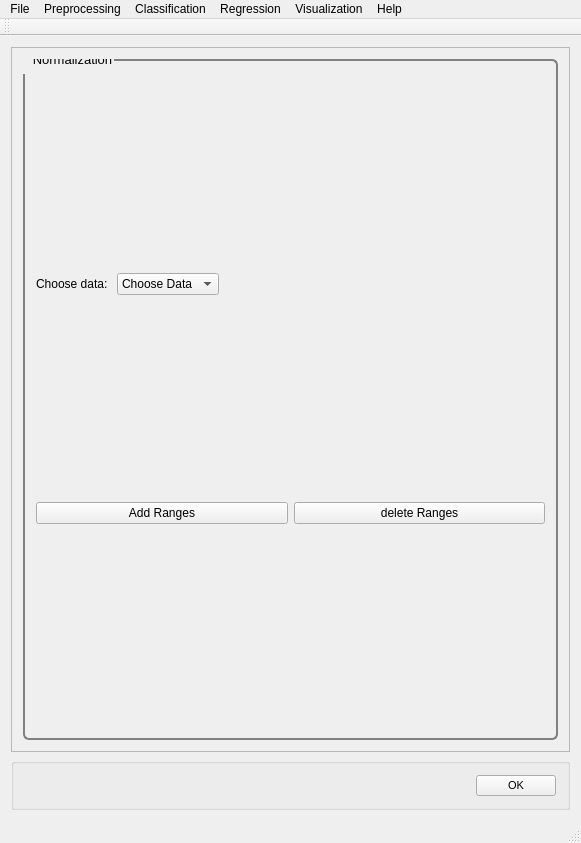
<?xml version="1.0" encoding="UTF-8"?>
<ui version="4.0">
 <class>MainWindow</class>
 <widget class="QMainWindow" name="MainWindow">
  <property name="geometry">
   <rect>
    <x>0</x>
    <y>0</y>
    <width>581</width>
    <height>843</height>
   </rect>
  </property>
  <property name="windowTitle">
   <string>PYSAT</string>
  </property>
  <widget class="QWidget" name="centralWidget">
   <layout class="QVBoxLayout" name="verticalLayout_9">
    <item>
     <widget class="QScrollArea" name="scrollArea">
      <property name="widgetResizable">
       <bool>true</bool>
      </property>
      <widget class="QWidget" name="scrollAreaWidgetContents_2">
       <property name="geometry">
        <rect>
         <x>0</x>
         <y>0</y>
         <width>561</width>
         <height>721</height>
        </rect>
       </property>
       <property name="font">
        <font>
         <pointsize>8</pointsize>
        </font>
       </property>
       <property name="styleSheet">
        <string notr="true">QGroupBox {
  border: 2px solid gray;
  border-radius: 6px;
  margin-top: 0.5em;
}

QGroupBox::title {

  padding-top: -14px;
  padding-left: 8px;
}
</string>
       </property>
       <layout class="QVBoxLayout" name="verticalLayout_8">
        <item>
         <widget class="QGroupBox" name="normalization">
          <property name="font">
           <font>
            <pointsize>10</pointsize>
           </font>
          </property>
          <property name="title">
           <string>Normalization</string>
          </property>
          <layout class="QVBoxLayout" name="verticalLayout">
           <item>
            <layout class="QHBoxLayout" name="choosedata_layout">
             <item>
              <widget class="QLabel" name="regression_choosedata_label">
               <property name="text">
                <string>Choose data: </string>
               </property>
              </widget>
             </item>
             <item>
              <widget class="QComboBox" name="regression_choosedata">
               <property name="iconSize">
                <size>
                 <width>50</width>
                 <height>20</height>
                </size>
               </property>
               <item>
                <property name="text">
                 <string>Choose Data</string>
                </property>
               </item>
               <item>
                <property name="text">
                 <string>Known Data</string>
                </property>
               </item>
              </widget>
             </item>
             <item>
              <spacer name="regression_choosedata_spacer">
               <property name="orientation">
                <enum>Qt::Horizontal</enum>
               </property>
               <property name="sizeHint" stdset="0">
                <size>
                 <width>40</width>
                 <height>20</height>
                </size>
               </property>
              </spacer>
             </item>
            </layout>
           </item>
           <item>
            <layout class="QVBoxLayout" name="all_ranges_layout"/>
           </item>
           <item>
            <layout class="QHBoxLayout" name="min_max_horizontalLayout">
             <item>
              <widget class="QPushButton" name="add_ranges_button">
               <property name="text">
                <string>Add Ranges</string>
               </property>
              </widget>
             </item>
             <item>
              <widget class="QPushButton" name="add_ranges_button_2">
               <property name="text">
                <string>delete Ranges</string>
               </property>
              </widget>
             </item>
            </layout>
           </item>
          </layout>
         </widget>
        </item>
       </layout>
      </widget>
     </widget>
    </item>
    <item>
     <widget class="QGroupBox" name="OK">
      <layout class="QHBoxLayout" name="ok">
       <item>
        <spacer name="horizontalSpacer_5">
         <property name="orientation">
          <enum>Qt::Horizontal</enum>
         </property>
         <property name="sizeHint" stdset="0">
          <size>
           <width>40</width>
           <height>20</height>
          </size>
         </property>
        </spacer>
       </item>
       <item>
        <widget class="QPushButton" name="okButton">
         <property name="font">
          <font>
           <pointsize>8</pointsize>
          </font>
         </property>
         <property name="mouseTracking">
          <bool>false</bool>
         </property>
         <property name="text">
          <string>OK</string>
         </property>
        </widget>
       </item>
      </layout>
     </widget>
    </item>
   </layout>
  </widget>
  <widget class="QToolBar" name="mainToolBar">
   <attribute name="toolBarArea">
    <enum>TopToolBarArea</enum>
   </attribute>
   <attribute name="toolBarBreak">
    <bool>false</bool>
   </attribute>
  </widget>
  <widget class="QStatusBar" name="statusBar"/>
  <widget class="QMenuBar" name="menuBar">
   <property name="geometry">
    <rect>
     <x>0</x>
     <y>0</y>
     <width>581</width>
     <height>21</height>
    </rect>
   </property>
   <widget class="QMenu" name="menuFile">
    <property name="title">
     <string>File</string>
    </property>
    <addaction name="actionLoad_Refence_Data"/>
    <addaction name="actionLoad_Unknown_Data"/>
    <addaction name="actionSet_output_location"/>
    <addaction name="separator"/>
    <addaction name="actionSave_Current_Plots"/>
    <addaction name="actionSave_Current_Data"/>
    <addaction name="separator"/>
    <addaction name="actionCreate_New_Workflow"/>
    <addaction name="actionSave_Current_Workflow"/>
    <addaction name="separator"/>
    <addaction name="actionExit"/>
   </widget>
   <widget class="QMenu" name="menuPreprocessing">
    <property name="title">
     <string>Preprocessing</string>
    </property>
    <widget class="QMenu" name="menuBaseline_Removal">
     <property name="title">
      <string>Baseline Removal</string>
     </property>
     <addaction name="actionALS"/>
     <addaction name="actionDietrich"/>
     <addaction name="actionPolyFit"/>
     <addaction name="actionAirPLS"/>
     <addaction name="actionFABC"/>
     <addaction name="actionKK"/>
     <addaction name="actionMario"/>
     <addaction name="actionMedian"/>
     <addaction name="actionRubberband"/>
     <addaction name="actionUndecimated_Wavelet"/>
    </widget>
    <widget class="QMenu" name="menuCalibration_Transfer">
     <property name="title">
      <string>Calibration Transfer</string>
     </property>
     <addaction name="actionRatio"/>
     <addaction name="actionTommy_s_Methgod"/>
     <addaction name="actionPiecewise_Direct_Standardization"/>
     <addaction name="actionOthers_3"/>
    </widget>
    <addaction name="actionNormalization"/>
    <addaction name="actionNoise_Reduction"/>
    <addaction name="actionApply_Mask"/>
    <addaction name="actionInterpolate"/>
    <addaction name="actionInstrument_Response"/>
    <addaction name="menuBaseline_Removal"/>
    <addaction name="menuCalibration_Transfer"/>
    <addaction name="actionICA_2"/>
    <addaction name="actionPCA_2"/>
   </widget>
   <widget class="QMenu" name="menuRegression">
    <property name="title">
     <string>Regression</string>
    </property>
    <addaction name="actionCross_Validation"/>
    <addaction name="actionTrain"/>
    <addaction name="actionPredict"/>
    <addaction name="actionCreate_N_Folds"/>
    <addaction name="actionCreate_Test_Folds"/>
    <addaction name="actionSubmodel_Ranges"/>
   </widget>
   <widget class="QMenu" name="menuHelp">
    <property name="title">
     <string>Help</string>
    </property>
    <addaction name="actionIndex"/>
    <addaction name="actionContent_2"/>
    <addaction name="separator"/>
    <addaction name="actionAbout"/>
    <addaction name="actionAbout_QtCreator"/>
   </widget>
   <widget class="QMenu" name="menuClassification">
    <property name="title">
     <string>Classification</string>
    </property>
    <widget class="QMenu" name="menuSupervised">
     <property name="title">
      <string>Supervised</string>
     </property>
     <addaction name="actionPLS_DA"/>
     <addaction name="actionSIMCA"/>
    </widget>
    <widget class="QMenu" name="menuClustering">
     <property name="title">
      <string>Clustering</string>
     </property>
     <addaction name="actionK_means"/>
     <addaction name="actionHierarchical_2"/>
    </widget>
    <addaction name="menuSupervised"/>
    <addaction name="menuClustering"/>
   </widget>
   <widget class="QMenu" name="menuVisualization">
    <property name="title">
     <string>Visualization</string>
    </property>
    <addaction name="actionLine_Plot"/>
    <addaction name="action1_to_1_Plot"/>
    <addaction name="actionScatter_Plot"/>
   </widget>
   <addaction name="menuFile"/>
   <addaction name="menuPreprocessing"/>
   <addaction name="menuClassification"/>
   <addaction name="menuRegression"/>
   <addaction name="menuVisualization"/>
   <addaction name="menuHelp"/>
  </widget>
  <action name="actionLoad_Refence_Data">
   <property name="text">
    <string>Load Refence Data</string>
   </property>
  </action>
  <action name="actionLoad_Unknown_Data">
   <property name="text">
    <string>Load Unknown Data</string>
   </property>
  </action>
  <action name="actionSave_Current_Workflow">
   <property name="text">
    <string>Save Current Workflow</string>
   </property>
  </action>
  <action name="actionSave_Current_Plots">
   <property name="text">
    <string>Save Current Plots</string>
   </property>
  </action>
  <action name="actionSave_Current_Data">
   <property name="text">
    <string>Save Current Data</string>
   </property>
  </action>
  <action name="actionCreate_New_Workflow">
   <property name="text">
    <string>Create New Workflow</string>
   </property>
  </action>
  <action name="actionNoise_Reduction">
   <property name="text">
    <string>Noise Reduction</string>
   </property>
  </action>
  <action name="actionApply_Mask">
   <property name="text">
    <string>Apply Mask</string>
   </property>
  </action>
  <action name="actionInterpolate">
   <property name="text">
    <string>Interpolate (unknown to known)</string>
   </property>
  </action>
  <action name="actionInstrument_Response">
   <property name="text">
    <string>Instrument Response</string>
   </property>
  </action>
  <action name="actionALS">
   <property name="text">
    <string>ALS</string>
   </property>
  </action>
  <action name="actionDietrich">
   <property name="text">
    <string>Dietrich</string>
   </property>
  </action>
  <action name="actionPolyFit">
   <property name="text">
    <string>PolyFit</string>
   </property>
  </action>
  <action name="actionAirPLS">
   <property name="text">
    <string>AirPLS</string>
   </property>
  </action>
  <action name="actionFABC">
   <property name="text">
    <string>FABC</string>
   </property>
  </action>
  <action name="actionKK">
   <property name="text">
    <string>KK</string>
   </property>
  </action>
  <action name="actionMario">
   <property name="text">
    <string>Mario</string>
   </property>
  </action>
  <action name="actionMedian">
   <property name="text">
    <string>Median</string>
   </property>
  </action>
  <action name="actionRubberband">
   <property name="text">
    <string>Rubberband</string>
   </property>
  </action>
  <action name="actionUndecimated_Wavelet">
   <property name="text">
    <string>Undecimated Wavelet</string>
   </property>
  </action>
  <action name="actionRatio">
   <property name="text">
    <string>Ratio</string>
   </property>
  </action>
  <action name="actionTommy_s_Methgod">
   <property name="text">
    <string>Tommy's Method</string>
   </property>
  </action>
  <action name="actionPiecewise_Direct_Standardization">
   <property name="text">
    <string>Piecewise Direct Standardization</string>
   </property>
  </action>
  <action name="actionPCA">
   <property name="text">
    <string>PCA</string>
   </property>
  </action>
  <action name="actionICA">
   <property name="text">
    <string>ICA</string>
   </property>
  </action>
  <action name="actionK_Means">
   <property name="text">
    <string>K-Means</string>
   </property>
  </action>
  <action name="actionHierarchical">
   <property name="text">
    <string>Hierarchical</string>
   </property>
  </action>
  <action name="actionOthers">
   <property name="text">
    <string>Others...</string>
   </property>
  </action>
  <action name="actionOthers_2">
   <property name="text">
    <string>Others...</string>
   </property>
  </action>
  <action name="actionOthers_3">
   <property name="text">
    <string>Others...</string>
   </property>
  </action>
  <action name="actionPLS">
   <property name="text">
    <string>PLS</string>
   </property>
  </action>
  <action name="actionSM_PLS">
   <property name="text">
    <string>SM-PLS</string>
   </property>
  </action>
  <action name="actionICA_Regression">
   <property name="text">
    <string>ICA Regression</string>
   </property>
  </action>
  <action name="actionGaussian_Process">
   <property name="text">
    <string>Gaussian Process</string>
   </property>
  </action>
  <action name="actionMLP">
   <property name="text">
    <string>MLP</string>
   </property>
  </action>
  <action name="actionSVM">
   <property name="text">
    <string>SVM</string>
   </property>
  </action>
  <action name="actionOthers_4">
   <property name="text">
    <string>Others...</string>
   </property>
  </action>
  <action name="actionOthers_5">
   <property name="text">
    <string>Others...</string>
   </property>
  </action>
  <action name="actionIndex">
   <property name="text">
    <string>Index</string>
   </property>
  </action>
  <action name="actionContent_2">
   <property name="text">
    <string>Content</string>
   </property>
  </action>
  <action name="actionAbout">
   <property name="text">
    <string>About...</string>
   </property>
  </action>
  <action name="actionAbout_QtCreator">
   <property name="text">
    <string>About Qt...</string>
   </property>
  </action>
  <action name="actionExit">
   <property name="text">
    <string>Exit</string>
   </property>
  </action>
  <action name="actionNormalization">
   <property name="text">
    <string>Normalization</string>
   </property>
  </action>
  <action name="actionICA_2">
   <property name="text">
    <string>ICA</string>
   </property>
  </action>
  <action name="actionPCA_2">
   <property name="text">
    <string>PCA</string>
   </property>
  </action>
  <action name="actionPLS_DA">
   <property name="text">
    <string>PLS-DA</string>
   </property>
  </action>
  <action name="actionSIMCA">
   <property name="text">
    <string>SIMCA</string>
   </property>
  </action>
  <action name="actionK_means">
   <property name="text">
    <string>K-means</string>
   </property>
  </action>
  <action name="actionHierarchical_2">
   <property name="text">
    <string>Hierarchical</string>
   </property>
  </action>
  <action name="actionCross_Validation">
   <property name="text">
    <string>Cross Validation</string>
   </property>
  </action>
  <action name="actionTrain">
   <property name="text">
    <string>Train</string>
   </property>
  </action>
  <action name="actionPredict">
   <property name="text">
    <string>Predict</string>
   </property>
  </action>
  <action name="actionLine_Plot">
   <property name="text">
    <string>Line Plot</string>
   </property>
  </action>
  <action name="action1_to_1_Plot">
   <property name="text">
    <string>1 to 1 Plot</string>
   </property>
  </action>
  <action name="actionScatter_Plot">
   <property name="text">
    <string>Scatter Plot</string>
   </property>
  </action>
  <action name="actionSet_output_location">
   <property name="text">
    <string>Output Location</string>
   </property>
  </action>
  <action name="actionCreate_N_Folds">
   <property name="text">
    <string>Create N Folds</string>
   </property>
  </action>
  <action name="actionCreate_Test_Folds">
   <property name="text">
    <string>Create Test Folds</string>
   </property>
  </action>
  <action name="actionSubmodel_Ranges">
   <property name="text">
    <string>Submodel Ranges</string>
   </property>
  </action>
 </widget>
 <layoutdefault spacing="6" margin="11"/>
 <resources/>
 <connections/>
</ui>
